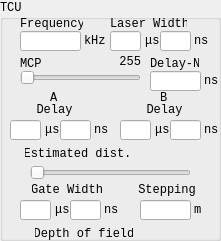
    <widget class="QGroupBox" name="TCU_STATIC">
     <property name="geometry">
      <rect>
       <x>10</x>
       <y>10</y>
       <width>221</width>
       <height>241</height>
      </rect>
     </property>
     <property name="font">
      <font>
       <family>Consolas</family>
       <pointsize>9</pointsize>
       <weight>50</weight>
       <bold>false</bold>
      </font>
     </property>
     <property name="mouseTracking">
      <bool>false</bool>
     </property>
     <property name="title">
      <string>TCU</string>
     </property>
     <widget class="QLineEdit" name="FREQ_EDIT">
      <property name="geometry">
       <rect>
        <x>20</x>
        <y>31</y>
        <width>61</width>
        <height>20</height>
       </rect>
      </property>
      <property name="font">
       <font>
        <family>Consolas</family>
        <pointsize>9</pointsize>
        <weight>50</weight>
        <bold>false</bold>
       </font>
      </property>
      <property name="mouseTracking">
       <bool>false</bool>
      </property>
     </widget>
     <widget class="QLabel" name="FREQ">
      <property name="geometry">
       <rect>
        <x>20</x>
        <y>17</y>
        <width>63</width>
        <height>14</height>
       </rect>
      </property>
      <property name="font">
       <font>
        <family>Consolas</family>
        <pointsize>9</pointsize>
        <weight>50</weight>
        <bold>false</bold>
       </font>
      </property>
      <property name="mouseTracking">
       <bool>false</bool>
      </property>
      <property name="text">
       <string>Frequency</string>
      </property>
      <property name="alignment">
       <set>Qt::AlignLeading|Qt::AlignLeft|Qt::AlignVCenter</set>
      </property>
     </widget>
     <widget class="QLabel" name="FREQ_UNIT">
      <property name="geometry">
       <rect>
        <x>84</x>
        <y>34</y>
        <width>21</width>
        <height>14</height>
       </rect>
      </property>
      <property name="font">
       <font>
        <family>Consolas</family>
        <pointsize>9</pointsize>
        <weight>50</weight>
        <bold>false</bold>
       </font>
      </property>
      <property name="mouseTracking">
       <bool>false</bool>
      </property>
      <property name="text">
       <string>kHz</string>
      </property>
     </widget>
     <widget class="QLabel" name="LASER_WIDTH">
      <property name="geometry">
       <rect>
        <x>110</x>
        <y>17</y>
        <width>77</width>
        <height>14</height>
       </rect>
      </property>
      <property name="font">
       <font>
        <family>Consolas</family>
        <pointsize>9</pointsize>
        <weight>50</weight>
        <bold>false</bold>
       </font>
      </property>
      <property name="mouseTracking">
       <bool>false</bool>
      </property>
      <property name="text">
       <string>Laser Width</string>
      </property>
      <property name="alignment">
       <set>Qt::AlignLeading|Qt::AlignLeft|Qt::AlignVCenter</set>
      </property>
     </widget>
     <widget class="QLineEdit" name="LASER_WIDTH_EDIT_U">
      <property name="geometry">
       <rect>
        <x>110</x>
        <y>31</y>
        <width>31</width>
        <height>20</height>
       </rect>
      </property>
      <property name="font">
       <font>
        <family>Consolas</family>
        <pointsize>9</pointsize>
        <weight>50</weight>
        <bold>false</bold>
       </font>
      </property>
      <property name="mouseTracking">
       <bool>false</bool>
      </property>
     </widget>
     <widget class="QLineEdit" name="LASER_WIDTH_EDIT_N">
      <property name="geometry">
       <rect>
        <x>160</x>
        <y>31</y>
        <width>31</width>
        <height>20</height>
       </rect>
      </property>
      <property name="font">
       <font>
        <family>Consolas</family>
        <pointsize>9</pointsize>
        <weight>50</weight>
        <bold>false</bold>
       </font>
      </property>
      <property name="mouseTracking">
       <bool>false</bool>
      </property>
     </widget>
     <widget class="QLabel" name="LASER_WIDTH_U_UNIT">
      <property name="geometry">
       <rect>
        <x>138</x>
        <y>34</y>
        <width>21</width>
        <height>14</height>
       </rect>
      </property>
      <property name="font">
       <font>
        <family>Consolas</family>
        <pointsize>9</pointsize>
        <weight>50</weight>
        <bold>false</bold>
       </font>
      </property>
      <property name="mouseTracking">
       <bool>false</bool>
      </property>
      <property name="text">
       <string> μs</string>
      </property>
     </widget>
     <widget class="QLabel" name="LASER_WIDTH_N_UNIT">
      <property name="geometry">
       <rect>
        <x>194</x>
        <y>34</y>
        <width>14</width>
        <height>14</height>
       </rect>
      </property>
      <property name="font">
       <font>
        <family>Consolas</family>
        <pointsize>9</pointsize>
        <weight>50</weight>
        <bold>false</bold>
       </font>
      </property>
      <property name="mouseTracking">
       <bool>false</bool>
      </property>
      <property name="text">
       <string>ns</string>
      </property>
     </widget>
     <widget class="QSlider" name="MCP_SLIDER">
      <property name="geometry">
       <rect>
        <x>20</x>
        <y>70</y>
        <width>121</width>
        <height>16</height>
       </rect>
      </property>
      <property name="font">
       <font>
        <family>Consolas</family>
        <pointsize>9</pointsize>
        <weight>50</weight>
        <bold>false</bold>
       </font>
      </property>
      <property name="mouseTracking">
       <bool>false</bool>
      </property>
      <property name="orientation">
       <enum>Qt::Horizontal</enum>
      </property>
     </widget>
     <widget class="QLabel" name="MCP">
      <property name="geometry">
       <rect>
        <x>20</x>
        <y>57</y>
        <width>21</width>
        <height>14</height>
       </rect>
      </property>
      <property name="font">
       <font>
        <family>Consolas</family>
        <pointsize>9</pointsize>
        <weight>50</weight>
        <bold>false</bold>
       </font>
      </property>
      <property name="mouseTracking">
       <bool>false</bool>
      </property>
      <property name="text">
       <string>MCP</string>
      </property>
     </widget>
     <widget class="QLabel" name="TCU_A">
      <property name="geometry">
       <rect>
        <x>50</x>
        <y>91</y>
        <width>7</width>
        <height>14</height>
       </rect>
      </property>
      <property name="font">
       <font>
        <family>Consolas</family>
        <pointsize>9</pointsize>
        <weight>50</weight>
        <bold>false</bold>
       </font>
      </property>
      <property name="mouseTracking">
       <bool>false</bool>
      </property>
      <property name="text">
       <string>A</string>
      </property>
     </widget>
     <widget class="QLabel" name="TCU_B">
      <property name="geometry">
       <rect>
        <x>160</x>
        <y>91</y>
        <width>7</width>
        <height>14</height>
       </rect>
      </property>
      <property name="font">
       <font>
        <family>Consolas</family>
        <pointsize>9</pointsize>
        <weight>50</weight>
        <bold>false</bold>
       </font>
      </property>
      <property name="mouseTracking">
       <bool>false</bool>
      </property>
      <property name="text">
       <string>B</string>
      </property>
     </widget>
     <widget class="QLabel" name="DELAY_A_UNIT_N">
      <property name="geometry">
       <rect>
        <x>94</x>
        <y>123</y>
        <width>14</width>
        <height>14</height>
       </rect>
      </property>
      <property name="font">
       <font>
        <family>Consolas</family>
        <pointsize>9</pointsize>
        <weight>50</weight>
        <bold>false</bold>
       </font>
      </property>
      <property name="mouseTracking">
       <bool>false</bool>
      </property>
      <property name="text">
       <string>ns</string>
      </property>
     </widget>
     <widget class="QLineEdit" name="DELAY_A_EDIT_N">
      <property name="geometry">
       <rect>
        <x>60</x>
        <y>120</y>
        <width>31</width>
        <height>20</height>
       </rect>
      </property>
      <property name="font">
       <font>
        <family>Consolas</family>
        <pointsize>9</pointsize>
        <weight>50</weight>
        <bold>false</bold>
       </font>
      </property>
      <property name="mouseTracking">
       <bool>false</bool>
      </property>
     </widget>
     <widget class="QLabel" name="DELAY_A_UNIT_U">
      <property name="geometry">
       <rect>
        <x>38</x>
        <y>123</y>
        <width>21</width>
        <height>14</height>
       </rect>
      </property>
      <property name="font">
       <font>
        <family>Consolas</family>
        <pointsize>9</pointsize>
        <weight>50</weight>
        <bold>false</bold>
       </font>
      </property>
      <property name="mouseTracking">
       <bool>false</bool>
      </property>
      <property name="text">
       <string> μs</string>
      </property>
     </widget>
     <widget class="QLabel" name="DELAY_A">
      <property name="geometry">
       <rect>
        <x>37</x>
        <y>103</y>
        <width>35</width>
        <height>14</height>
       </rect>
      </property>
      <property name="font">
       <font>
        <family>Consolas</family>
        <pointsize>9</pointsize>
        <weight>50</weight>
        <bold>false</bold>
       </font>
      </property>
      <property name="mouseTracking">
       <bool>false</bool>
      </property>
      <property name="text">
       <string>Delay</string>
      </property>
      <property name="alignment">
       <set>Qt::AlignCenter</set>
      </property>
     </widget>
     <widget class="QLineEdit" name="DELAY_A_EDIT_U">
      <property name="geometry">
       <rect>
        <x>10</x>
        <y>120</y>
        <width>31</width>
        <height>20</height>
       </rect>
      </property>
      <property name="font">
       <font>
        <family>Consolas</family>
        <pointsize>9</pointsize>
        <weight>50</weight>
        <bold>false</bold>
       </font>
      </property>
      <property name="mouseTracking">
       <bool>false</bool>
      </property>
     </widget>
     <widget class="QLabel" name="DELAY_B">
      <property name="geometry">
       <rect>
        <x>147</x>
        <y>103</y>
        <width>35</width>
        <height>14</height>
       </rect>
      </property>
      <property name="font">
       <font>
        <family>Consolas</family>
        <pointsize>9</pointsize>
        <weight>50</weight>
        <bold>false</bold>
       </font>
      </property>
      <property name="mouseTracking">
       <bool>false</bool>
      </property>
      <property name="text">
       <string>Delay</string>
      </property>
      <property name="alignment">
       <set>Qt::AlignCenter</set>
      </property>
     </widget>
     <widget class="QLineEdit" name="DELAY_B_EDIT_U">
      <property name="geometry">
       <rect>
        <x>120</x>
        <y>120</y>
        <width>31</width>
        <height>20</height>
       </rect>
      </property>
      <property name="font">
       <font>
        <family>Consolas</family>
        <pointsize>9</pointsize>
        <weight>50</weight>
        <bold>false</bold>
       </font>
      </property>
      <property name="mouseTracking">
       <bool>false</bool>
      </property>
     </widget>
     <widget class="QLabel" name="DELAY_B_UNIT_U">
      <property name="geometry">
       <rect>
        <x>148</x>
        <y>123</y>
        <width>21</width>
        <height>14</height>
       </rect>
      </property>
      <property name="font">
       <font>
        <family>Consolas</family>
        <pointsize>9</pointsize>
        <weight>50</weight>
        <bold>false</bold>
       </font>
      </property>
      <property name="mouseTracking">
       <bool>false</bool>
      </property>
      <property name="text">
       <string> μs</string>
      </property>
     </widget>
     <widget class="QLabel" name="DELAY_B_UNIT_N">
      <property name="geometry">
       <rect>
        <x>204</x>
        <y>123</y>
        <width>14</width>
        <height>14</height>
       </rect>
      </property>
      <property name="font">
       <font>
        <family>Consolas</family>
        <pointsize>9</pointsize>
        <weight>50</weight>
        <bold>false</bold>
       </font>
      </property>
      <property name="mouseTracking">
       <bool>false</bool>
      </property>
      <property name="text">
       <string>ns</string>
      </property>
     </widget>
     <widget class="QLineEdit" name="DELAY_B_EDIT_N">
      <property name="geometry">
       <rect>
        <x>170</x>
        <y>120</y>
        <width>31</width>
        <height>20</height>
       </rect>
      </property>
      <property name="font">
       <font>
        <family>Consolas</family>
        <pointsize>9</pointsize>
        <weight>50</weight>
        <bold>false</bold>
       </font>
      </property>
      <property name="mouseTracking">
       <bool>false</bool>
      </property>
     </widget>
     <widget class="QLabel" name="GATE_WIDTH_A">
      <property name="geometry">
       <rect>
        <x>32</x>
        <y>183</y>
        <width>70</width>
        <height>14</height>
       </rect>
      </property>
      <property name="font">
       <font>
        <family>Consolas</family>
        <pointsize>9</pointsize>
        <weight>50</weight>
        <bold>false</bold>
       </font>
      </property>
      <property name="mouseTracking">
       <bool>false</bool>
      </property>
      <property name="text">
       <string>Gate Width</string>
      </property>
      <property name="alignment">
       <set>Qt::AlignCenter</set>
      </property>
     </widget>
     <widget class="QLineEdit" name="GATE_WIDTH_A_EDIT_U">
      <property name="geometry">
       <rect>
        <x>20</x>
        <y>200</y>
        <width>31</width>
        <height>20</height>
       </rect>
      </property>
      <property name="font">
       <font>
        <family>Consolas</family>
        <pointsize>9</pointsize>
        <weight>50</weight>
        <bold>false</bold>
       </font>
      </property>
      <property name="mouseTracking">
       <bool>false</bool>
      </property>
     </widget>
     <widget class="QLabel" name="GATE_WIDTH_A_UNIT_U">
      <property name="geometry">
       <rect>
        <x>48</x>
        <y>203</y>
        <width>21</width>
        <height>14</height>
       </rect>
      </property>
      <property name="font">
       <font>
        <family>Consolas</family>
        <pointsize>9</pointsize>
        <weight>50</weight>
        <bold>false</bold>
       </font>
      </property>
      <property name="mouseTracking">
       <bool>false</bool>
      </property>
      <property name="text">
       <string> μs</string>
      </property>
     </widget>
     <widget class="QLineEdit" name="STEPPING_EDIT">
      <property name="geometry">
       <rect>
        <x>140</x>
        <y>200</y>
        <width>51</width>
        <height>20</height>
       </rect>
      </property>
      <property name="font">
       <font>
        <family>Consolas</family>
        <pointsize>9</pointsize>
        <weight>50</weight>
        <bold>false</bold>
       </font>
      </property>
      <property name="mouseTracking">
       <bool>false</bool>
      </property>
     </widget>
     <widget class="QLabel" name="GATE_WIDTH_A_UNIT_N">
      <property name="geometry">
       <rect>
        <x>104</x>
        <y>203</y>
        <width>14</width>
        <height>14</height>
       </rect>
      </property>
      <property name="font">
       <font>
        <family>Consolas</family>
        <pointsize>9</pointsize>
        <weight>50</weight>
        <bold>false</bold>
       </font>
      </property>
      <property name="mouseTracking">
       <bool>false</bool>
      </property>
      <property name="text">
       <string>ns</string>
      </property>
     </widget>
     <widget class="QLabel" name="STEPPING">
      <property name="geometry">
       <rect>
        <x>132</x>
        <y>183</y>
        <width>70</width>
        <height>14</height>
       </rect>
      </property>
      <property name="font">
       <font>
        <family>Consolas</family>
        <pointsize>9</pointsize>
        <weight>50</weight>
        <bold>false</bold>
       </font>
      </property>
      <property name="mouseTracking">
       <bool>false</bool>
      </property>
      <property name="text">
       <string>Stepping</string>
      </property>
      <property name="alignment">
       <set>Qt::AlignCenter</set>
      </property>
     </widget>
     <widget class="QLabel" name="STEPPING_UNIT">
      <property name="geometry">
       <rect>
        <x>194</x>
        <y>203</y>
        <width>14</width>
        <height>14</height>
       </rect>
      </property>
      <property name="font">
       <font>
        <family>Consolas</family>
        <pointsize>9</pointsize>
        <weight>50</weight>
        <bold>false</bold>
       </font>
      </property>
      <property name="mouseTracking">
       <bool>false</bool>
      </property>
      <property name="text">
       <string>m</string>
      </property>
     </widget>
     <widget class="QLineEdit" name="GATE_WIDTH_A_EDIT_N">
      <property name="geometry">
       <rect>
        <x>70</x>
        <y>200</y>
        <width>31</width>
        <height>20</height>
       </rect>
      </property>
      <property name="font">
       <font>
        <family>Consolas</family>
        <pointsize>9</pointsize>
        <weight>50</weight>
        <bold>false</bold>
       </font>
      </property>
      <property name="mouseTracking">
       <bool>false</bool>
      </property>
     </widget>
     <widget class="QLabel" name="ESTIMATED">
      <property name="geometry">
       <rect>
        <x>25</x>
        <y>147</y>
        <width>105</width>
        <height>14</height>
       </rect>
      </property>
      <property name="font">
       <font>
        <family>Consolas</family>
        <pointsize>9</pointsize>
        <weight>50</weight>
        <bold>false</bold>
       </font>
      </property>
      <property name="mouseTracking">
       <bool>false</bool>
      </property>
      <property name="text">
       <string>Estimated dist.</string>
      </property>
      <property name="alignment">
       <set>Qt::AlignCenter</set>
      </property>
     </widget>
     <widget class="QLabel" name="EST_DIST">
      <property name="geometry">
       <rect>
        <x>140</x>
        <y>147</y>
        <width>61</width>
        <height>13</height>
       </rect>
      </property>
      <property name="font">
       <font>
        <family>Consolas</family>
        <pointsize>8</pointsize>
        <weight>50</weight>
        <bold>false</bold>
       </font>
      </property>
      <property name="mouseTracking">
       <bool>false</bool>
      </property>
      <property name="text">
       <string/>
      </property>
      <property name="alignment">
       <set>Qt::AlignRight|Qt::AlignTrailing|Qt::AlignVCenter</set>
      </property>
     </widget>
     <widget class="QSlider" name="DELAY_SLIDER">
      <property name="geometry">
       <rect>
        <x>30</x>
        <y>163</y>
        <width>161</width>
        <height>20</height>
       </rect>
      </property>
      <property name="font">
       <font>
        <family>Consolas</family>
        <pointsize>9</pointsize>
        <weight>50</weight>
        <bold>false</bold>
       </font>
      </property>
      <property name="mouseTracking">
       <bool>false</bool>
      </property>
      <property name="orientation">
       <enum>Qt::Horizontal</enum>
      </property>
     </widget>
     <widget class="QLineEdit" name="DELAY_N_EDIT_N">
      <property name="geometry">
       <rect>
        <x>150</x>
        <y>71</y>
        <width>51</width>
        <height>20</height>
       </rect>
      </property>
      <property name="font">
       <font>
        <family>Consolas</family>
        <pointsize>9</pointsize>
        <weight>50</weight>
        <bold>false</bold>
       </font>
      </property>
      <property name="mouseTracking">
       <bool>false</bool>
      </property>
     </widget>
     <widget class="QLabel" name="DELAY_N_UNIT_N">
      <property name="geometry">
       <rect>
        <x>204</x>
        <y>74</y>
        <width>14</width>
        <height>14</height>
       </rect>
      </property>
      <property name="font">
       <font>
        <family>Consolas</family>
        <pointsize>9</pointsize>
        <weight>50</weight>
        <bold>false</bold>
       </font>
      </property>
      <property name="mouseTracking">
       <bool>false</bool>
      </property>
      <property name="text">
       <string>ns</string>
      </property>
     </widget>
     <widget class="QLabel" name="DELAY_N">
      <property name="geometry">
       <rect>
        <x>150</x>
        <y>57</y>
        <width>49</width>
        <height>14</height>
       </rect>
      </property>
      <property name="font">
       <font>
        <family>Consolas</family>
        <pointsize>9</pointsize>
        <weight>50</weight>
        <bold>false</bold>
       </font>
      </property>
      <property name="mouseTracking">
       <bool>false</bool>
      </property>
      <property name="text">
       <string>Delay-N</string>
      </property>
      <property name="alignment">
       <set>Qt::AlignLeading|Qt::AlignLeft|Qt::AlignVCenter</set>
      </property>
     </widget>
     <widget class="QLabel" name="ESTIMATED_2">
      <property name="geometry">
       <rect>
        <x>35</x>
        <y>227</y>
        <width>98</width>
        <height>14</height>
       </rect>
      </property>
      <property name="font">
       <font>
        <family>Consolas</family>
        <pointsize>9</pointsize>
        <weight>50</weight>
        <bold>false</bold>
       </font>
      </property>
      <property name="mouseTracking">
       <bool>false</bool>
      </property>
      <property name="text">
       <string>Depth of field</string>
      </property>
      <property name="alignment">
       <set>Qt::AlignCenter</set>
      </property>
     </widget>
     <widget class="QLabel" name="GATE_WIDTH">
      <property name="geometry">
       <rect>
        <x>140</x>
        <y>227</y>
        <width>47</width>
        <height>13</height>
       </rect>
      </property>
      <property name="font">
       <font>
        <family>Consolas</family>
        <pointsize>8</pointsize>
        <weight>50</weight>
        <bold>false</bold>
       </font>
      </property>
      <property name="mouseTracking">
       <bool>false</bool>
      </property>
      <property name="text">
       <string/>
      </property>
      <property name="alignment">
       <set>Qt::AlignRight|Qt::AlignTrailing|Qt::AlignVCenter</set>
      </property>
     </widget>
     <widget class="QLabel" name="MCP_LABEL">
      <property name="geometry">
       <rect>
        <x>120</x>
        <y>55</y>
        <width>21</width>
        <height>14</height>
       </rect>
      </property>
      <property name="text">
       <string>255</string>
      </property>
      <property name="alignment">
       <set>Qt::AlignRight|Qt::AlignTrailing|Qt::AlignVCenter</set>
      </property>
     </widget>
     <zorder>FREQ_EDIT</zorder>
     <zorder>FREQ</zorder>
     <zorder>FREQ_UNIT</zorder>
     <zorder>LASER_WIDTH</zorder>
     <zorder>LASER_WIDTH_EDIT_N</zorder>
     <zorder>LASER_WIDTH_U_UNIT</zorder>
     <zorder>LASER_WIDTH_N_UNIT</zorder>
     <zorder>MCP_SLIDER</zorder>
     <zorder>MCP</zorder>
     <zorder>TCU_A</zorder>
     <zorder>TCU_B</zorder>
     <zorder>DELAY_A_UNIT_N</zorder>
     <zorder>DELAY_A_EDIT_N</zorder>
     <zorder>DELAY_A_UNIT_U</zorder>
     <zorder>DELAY_A</zorder>
     <zorder>DELAY_A_EDIT_U</zorder>
     <zorder>DELAY_B</zorder>
     <zorder>DELAY_B_UNIT_U</zorder>
     <zorder>DELAY_B_UNIT_N</zorder>
     <zorder>DELAY_B_EDIT_N</zorder>
     <zorder>GATE_WIDTH_A</zorder>
     <zorder>GATE_WIDTH_A_UNIT_U</zorder>
     <zorder>STEPPING_EDIT</zorder>
     <zorder>GATE_WIDTH_A_UNIT_N</zorder>
     <zorder>STEPPING</zorder>
     <zorder>STEPPING_UNIT</zorder>
     <zorder>GATE_WIDTH_A_EDIT_N</zorder>
     <zorder>ESTIMATED</zorder>
     <zorder>EST_DIST</zorder>
     <zorder>DELAY_SLIDER</zorder>
     <zorder>DELAY_N_EDIT_N</zorder>
     <zorder>DELAY_N_UNIT_N</zorder>
     <zorder>DELAY_N</zorder>
     <zorder>LASER_WIDTH_EDIT_U</zorder>
     <zorder>DELAY_B_EDIT_U</zorder>
     <zorder>GATE_WIDTH_A_EDIT_U</zorder>
     <zorder>ESTIMATED_2</zorder>
     <zorder>GATE_WIDTH</zorder>
     <zorder>MCP_LABEL</zorder>
    </widget>
